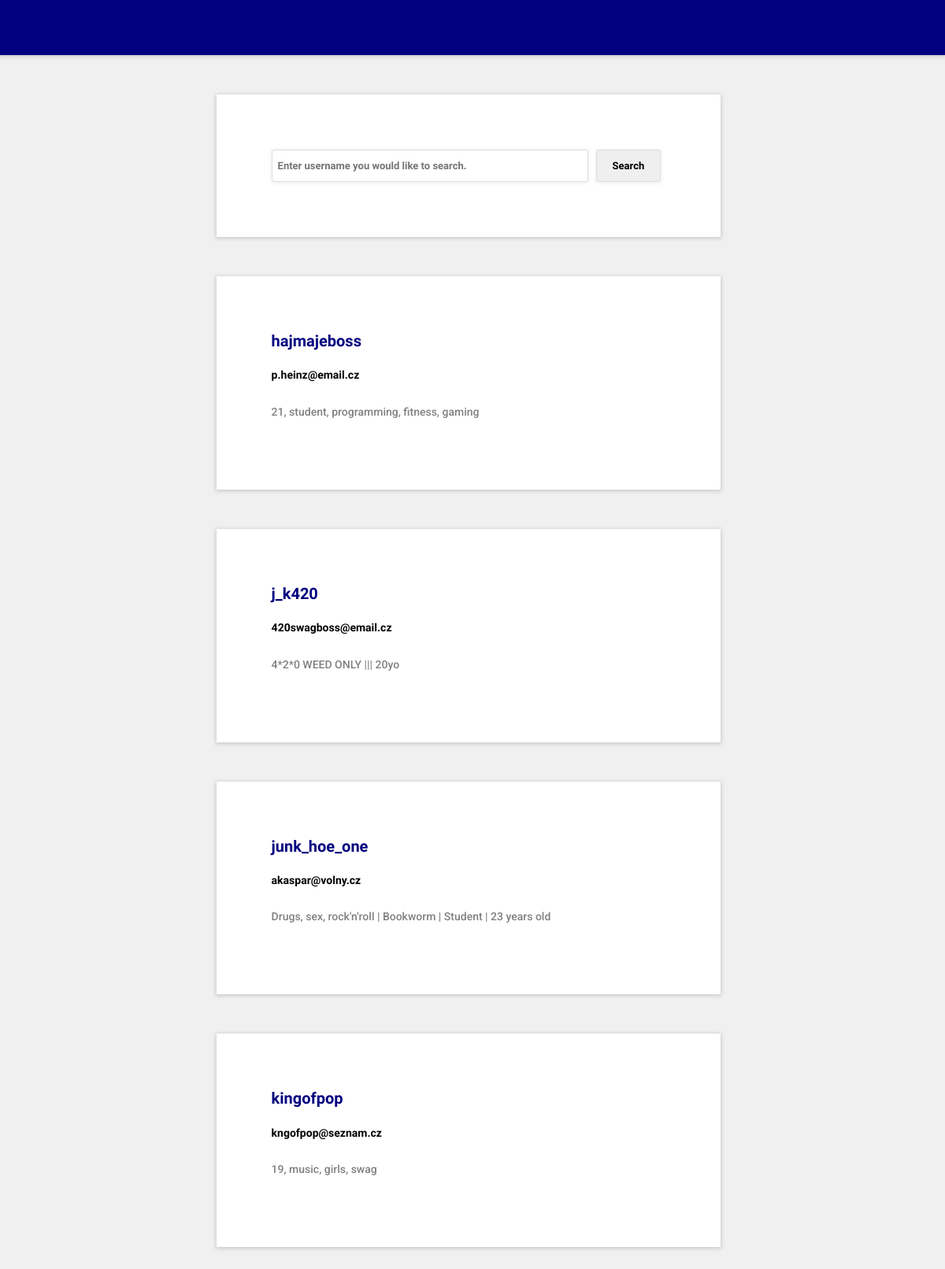
Screenshot of /users with the database file from the repository.
### pynstagram/models.py (models this page shows, shortened)
class User(models.Model):
    name = models.CharField(max_length=30)
    realname = models.CharField(max_length=30, null=True)
    email = models.EmailField(null=True)
    description = models.TextField(default='')
    class Meta:
        ordering = ['name']

### pynstagram/views.py (the view)
# urls.py: url(r'^users$', pynstagram.views.user_index, name='user_index'),
def user_index(request):
    if request.method == 'POST':
        form = SearchUsersForm(request.POST)
        if form.is_valid():
            name = form.cleaned_data['name']
            users = User.objects.filter(name__istartswith=name)
        else:
            users = None
    else:
        users = User.objects.all()
        form = SearchUsersForm()
    return render(request, "user_index.html", {'users': users, 'search_users': form})

### pynstagram/forms.py
class SearchUsersForm(forms.Form):
    name = forms.CharField(widget=forms.TextInput(attrs={'placeholder': 'Enter username you would like to search.'}))

### templates/user_index.html (shortened to what this page needs)
{% load static %}
<!DOCTYPE html>
<html lang="en">
<head>
    <link rel="stylesheet" href="{% static 'pynstagram/style.css' %}" type="text/css">
</head>
<body>
<div id="header"></div>
<div id="content-wrapper">
    <div class="wrapper-cell">
        <div class="wrapper" style="width:500px;">
            <form method="POST" action="{% url 'user_index' %}">
                {{ search_users.name }}
                <input type="submit" value="Search" class="submit" style="float:left">
            </form>
        </div>
    </div>
    {% for user in users %}
        <div class="wrapper-cell">
                <div class="wrapper" style="display:block; width: 500px;">
                    <a href="{% url 'user' user.id %}" style="margin:0; padding:0; width: 500px;"> <h3>{{ user.name }}</h3> </a>
                    <h5>{{ user.email }}</h5>
                    <p style="color: gray;">{{ user.description }}</p>
                </div>
        </div>
    {% endfor %}
</div>
</body>
</html>

### static/pynstagram/style.css (style rules this page uses)
body { font-family: 'Fauna One', sans-serif; font-weight: bold; font-size: 14px; background-color: #F0F0F0; display: table; margin: 0; }
h1,h2,h3,h4,h5 { font-family: 'Fauna One' }
h3 { color: #000080; font-size: 20px; margin:0; }
h5 { font-size: 14px; }
a { color: black; text-decoration:none; }
p { line-height: 30px; font-family: 'Roboto'; color: grey; font-weight: 500; }
#header { height: 70px; line-height: 70px; background-color: #000080; text-align:center; position: fixed; width: 100vw; box-shadow: 0px 1px 5px 1px #CACACA; }
#content-wrapper { margin-top: 120px; margin-bottom: 50px; }
.wrapper-cell:first-child { margin-top: 120px; }
.wrapper-cell { display:block; vertical-align: middle; background-color: #F0F0F0; width: 99.1vw; height: 100%; margin-top: 50px; }
.wrapper { overflow:auto; width: 970px; margin: 0 auto; padding: 70px; background-color:white; clear:both; box-shadow: 0px 1px 5px 1px #CACACA; transition: all 0.3s; }
input, textarea { padding: 7px; float:none; box-shadow: 0px 1px 5px 1px #F0F0F0; border: 1px solid #DDDDDD ; border-radius: 3px; line-height: 25px; font-family: 'Fauna One', sans-serif; font-weight:bold; font-size: 13px; max-height: 100px; }
input.submit { cursor: pointer; padding: 7px 20px; transition: all 0.3s; }
#id_name { float:left; width: 386px; margin-right: 10px; }

### rows the page displays
User: name "hajmajeboss", email "p.heinz@email.cz", description "21, student, programming, fitness, gaming"
User: name "j_k420", email "420swagboss@email.cz", description "4*2*0 WEED ONLY ||| 20yo"
User: name "junk_hoe_one", email "akaspar@volny.cz", description "Drugs, sex, rock'n'roll | Bookworm | Student | 23 years old"
User: name "kingofpop", email "kngofpop@seznam.cz", description "19, music, girls, swag"
